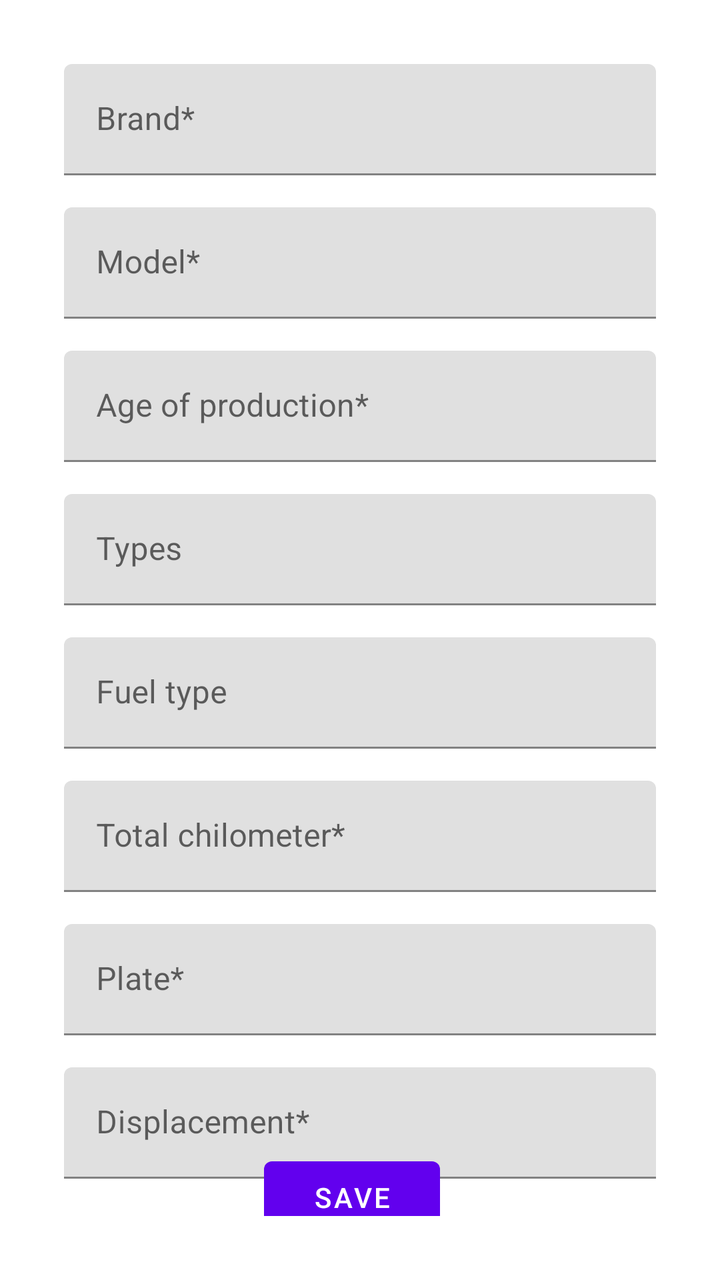
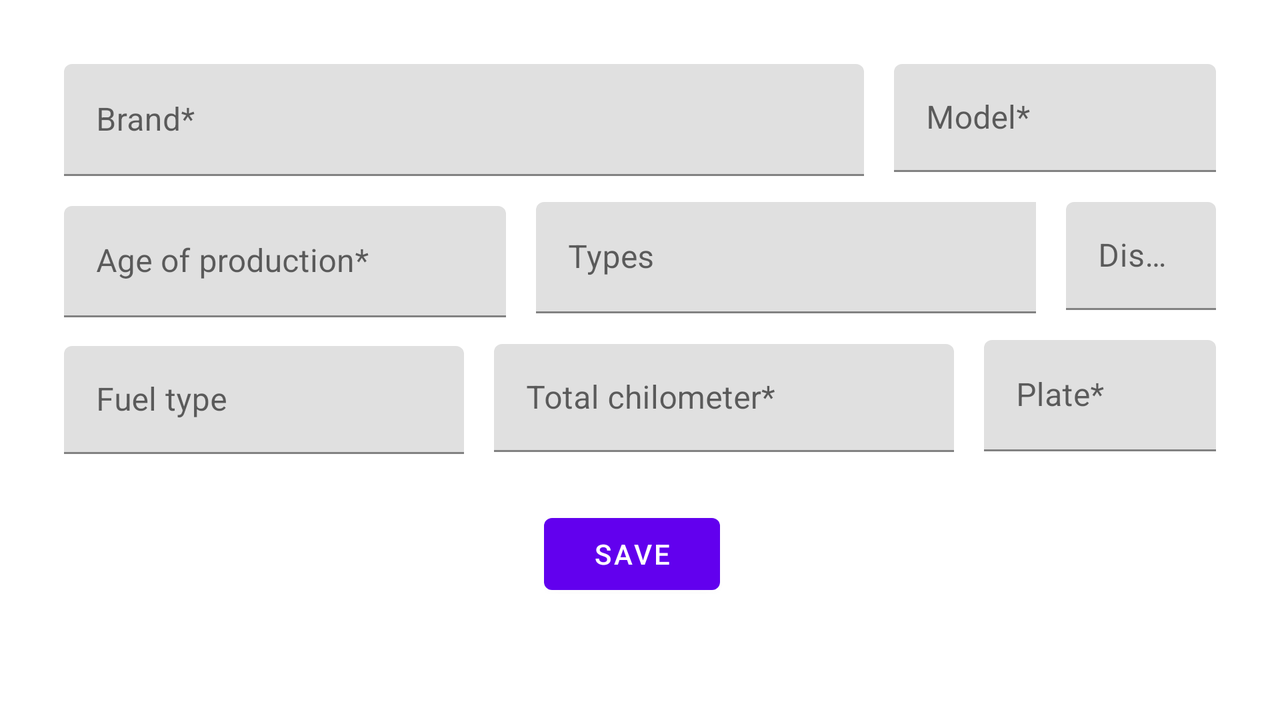

One screen, two layout resources from the same app: the default and the repository's alternative for another configuration. Each is rendered where Android would select it; the XML of both is given below.
<!-- AndroidManifest.xml: application theme Theme.VehichlesList -->
<!-- res/layout/fragment_add_car.xml -->
<?xml version="1.0" encoding="utf-8"?>
<androidx.constraintlayout.widget.ConstraintLayout xmlns:android="http://schemas.android.com/apk/res/android"
    xmlns:app="http://schemas.android.com/apk/res-auto"
    xmlns:tools="http://schemas.android.com/tools"
    android:layout_width="match_parent"
    android:layout_height="match_parent"
    android:layout_margin="16dp"
    android:padding="16dp"
    tools:context=".ui.AddCarsFragment">

    <com.google.android.material.textfield.TextInputLayout
        android:id="@+id/name_label"
        android:layout_width="match_parent"
        android:layout_height="wrap_content"
        android:hint="@string/cars_name"
        app:layout_constraintStart_toStartOf="parent"
        app:layout_constraintTop_toTopOf="parent">

        <com.google.android.material.textfield.TextInputEditText
            android:id="@+id/name_input"
            android:layout_width="match_parent"
            android:layout_height="match_parent"
            android:inputType="textAutoComplete"
            android:singleLine="true" />

    </com.google.android.material.textfield.TextInputLayout>

    <com.google.android.material.textfield.TextInputLayout
        android:id="@+id/model_name"
        android:layout_width="match_parent"
        android:layout_height="wrap_content"
        android:layout_marginTop="16dp"
        android:hint="@string/cars_model"
        app:layout_constraintStart_toStartOf="parent"
        app:layout_constraintTop_toBottomOf="@id/name_label">

        <com.google.android.material.textfield.TextInputEditText
            android:id="@+id/model_input"
            android:layout_width="match_parent"
            android:layout_height="match_parent"
            android:inputType="textAutoComplete" />

    </com.google.android.material.textfield.TextInputLayout>

    <com.google.android.material.textfield.TextInputLayout
        android:id="@+id/age_label"
        android:layout_width="match_parent"
        android:layout_height="wrap_content"
        android:layout_marginTop="16dp"
        android:hint="@string/age"
        app:layout_constraintStart_toStartOf="parent"
        app:layout_constraintTop_toBottomOf="@id/model_name">

        <com.google.android.material.textfield.TextInputEditText
            android:id="@+id/age_input"
            android:layout_width="match_parent"
            android:layout_height="wrap_content"
            android:inputType="number"
            android:maxLines="4" />

    </com.google.android.material.textfield.TextInputLayout>

    <com.google.android.material.textfield.TextInputLayout
        android:id="@+id/type"
        android:layout_width="match_parent"
        android:layout_height="wrap_content"
        android:layout_marginTop="16dp"
        android:hint="@string/type_cars"
        app:layout_constraintStart_toStartOf="parent"
        app:layout_constraintTop_toBottomOf="@id/age_label">

        <com.google.android.material.textfield.TextInputEditText
            android:id="@+id/type_input"
            android:layout_width="match_parent"
            android:layout_height="wrap_content"
            android:inputType="textMultiLine"
            android:maxLines="4" />

    </com.google.android.material.textfield.TextInputLayout>

    <com.google.android.material.textfield.TextInputLayout
        android:id="@+id/fuel"
        android:layout_width="match_parent"
        android:layout_height="wrap_content"
        android:layout_marginTop="16dp"
        android:hint="@string/fuel"
        app:layout_constraintStart_toStartOf="parent"
        app:layout_constraintTop_toBottomOf="@id/type">

        <com.google.android.material.textfield.TextInputEditText
            android:id="@+id/fuel_input"
            android:layout_width="match_parent"
            android:layout_height="wrap_content"
            android:inputType="textMultiLine"
            android:maxLines="4" />

    </com.google.android.material.textfield.TextInputLayout>

    <com.google.android.material.textfield.TextInputLayout
        android:id="@+id/chilometer"
        android:layout_width="match_parent"
        android:layout_height="wrap_content"
        android:layout_marginTop="16dp"
        android:hint="@string/chilometer"
        app:layout_constraintStart_toStartOf="parent"
        app:layout_constraintTop_toBottomOf="@id/fuel">

        <com.google.android.material.textfield.TextInputEditText
            android:id="@+id/chilometer_input"
            android:layout_width="match_parent"
            android:layout_height="wrap_content"
            android:inputType="number"
            android:maxLines="4" />

    </com.google.android.material.textfield.TextInputLayout>

    <com.google.android.material.textfield.TextInputLayout
        android:id="@+id/license_plate"
        android:layout_width="match_parent"
        android:layout_height="wrap_content"
        android:layout_marginTop="16dp"
        android:hint="@string/license_plate"
        app:layout_constraintStart_toStartOf="parent"
        app:layout_constraintTop_toBottomOf="@id/chilometer">

        <com.google.android.material.textfield.TextInputEditText
            android:id="@+id/license_input"
            android:layout_width="match_parent"
            android:layout_height="wrap_content"
            android:inputType="textMultiLine"
            android:maxLines="4" />

    </com.google.android.material.textfield.TextInputLayout>

    <com.google.android.material.textfield.TextInputLayout
        android:id="@+id/displacement"
        android:layout_width="match_parent"
        android:layout_height="wrap_content"
        android:layout_marginTop="16dp"
        android:hint="@string/displacement"
        app:layout_constraintStart_toStartOf="parent"
        app:layout_constraintTop_toBottomOf="@id/license_plate">

        <com.google.android.material.textfield.TextInputEditText
            android:id="@+id/displacement_input"
            android:layout_width="match_parent"
            android:layout_height="wrap_content"
            android:inputType="number"
            android:maxLines="4" />

    </com.google.android.material.textfield.TextInputLayout>

    <LinearLayout
        android:layout_width="wrap_content"
        android:layout_height="wrap_content"
        android:gravity="center"
        android:orientation="horizontal"
        app:layout_constraintBottom_toBottomOf="parent"
        app:layout_constraintEnd_toEndOf="parent"
        app:layout_constraintStart_toStartOf="parent"
        app:layout_constraintTop_toBottomOf="@id/displacement">

        <com.google.android.material.button.MaterialButton
            android:id="@+id/save_btn"
            android:layout_width="wrap_content"
            android:layout_height="wrap_content"
            android:layout_marginEnd="8dp"
            android:text="@string/save" />

        <com.google.android.material.button.MaterialButton
            android:id="@+id/delete_btn"
            android:layout_width="wrap_content"
            android:layout_height="wrap_content"
            android:layout_marginStart="8dp"
            android:text="@string/delete"
            android:visibility="gone" />

    </LinearLayout>

</androidx.constraintlayout.widget.ConstraintLayout>
<!-- resources referenced by this layout -->
<resources>
  <string name="age">Age of production*</string>
  <string name="cars_model">Model*</string>
  <string name="cars_name">Brand*</string>
  <string name="chilometer">Total chilometer* </string>
  <string name="delete">Delete</string>
  <string name="displacement">Displacement* </string>
  <string name="fuel">Fuel type </string>
  <string name="license_plate">Plate* </string>
  <string name="save">Save</string>
  <string name="type_cars">Types</string>
  <style name="Theme.VehichlesList" parent="Theme.MaterialComponents.DayNight.DarkActionBar">
          
          <item name="colorPrimary">@color/purple_500</item>
          <item name="colorPrimaryVariant">@color/purple_700</item>
          <item name="colorOnPrimary">@color/white</item>
          
          <item name="colorSecondary">@color/teal_200</item>
          <item name="colorSecondaryVariant">@color/teal_700</item>
          <item name="colorOnSecondary">@color/black</item>
          
          <item name="android:statusBarColor">?attr/colorPrimaryVariant</item>
          
      </style>
</resources>
<!-- res/layout-land/fragment_add_car.xml (the repository's variant of the layout above) -->
<!-- drawn on the phone turned sideways -->
<?xml version="1.0" encoding="utf-8"?>
<ScrollView xmlns:app="http://schemas.android.com/apk/res-auto"
    xmlns:tools="http://schemas.android.com/tools"
    android:layout_width="match_parent"
    android:layout_height="match_parent"
    xmlns:android="http://schemas.android.com/apk/res/android">
<androidx.constraintlayout.widget.ConstraintLayout
    android:layout_width="match_parent"
    android:layout_height="match_parent"
    android:layout_margin="16dp"
    android:padding="16dp"
    tools:context=".ui.AddCarsFragment">

    <com.google.android.material.textfield.TextInputLayout
        android:id="@+id/name_label"
        android:layout_width="400dp"
        android:layout_height="56dp"
        android:hint="@string/cars_name"
        app:layout_constraintStart_toStartOf="parent"
        app:layout_constraintTop_toTopOf="parent">

        <com.google.android.material.textfield.TextInputEditText
            android:id="@+id/name_input"
            android:layout_width="match_parent"
            android:layout_height="match_parent"
            android:inputType="textAutoComplete"
            android:maxLines="1"
            android:singleLine="true" />

    </com.google.android.material.textfield.TextInputLayout>

    <com.google.android.material.textfield.TextInputLayout
        android:id="@+id/model_name"
        android:layout_width="0dp"
        android:layout_height="54dp"
        android:layout_marginStart="15dp"
        android:hint="@string/cars_model"
        app:layout_constraintEnd_toEndOf="parent"
        app:layout_constraintStart_toEndOf="@+id/name_label"
        app:layout_constraintTop_toTopOf="parent">

        <com.google.android.material.textfield.TextInputEditText
            android:id="@+id/model_input"
            android:layout_width="match_parent"
            android:layout_height="match_parent"
            android:inputType="textAutoComplete"
            android:maxLines="1" />

    </com.google.android.material.textfield.TextInputLayout>

    <com.google.android.material.textfield.TextInputLayout
        android:id="@+id/age_label"
        android:layout_width="221dp"
        android:layout_height="56dp"
        android:layout_marginTop="15dp"
        android:hint="@string/age"
        app:layout_constraintStart_toStartOf="parent"
        app:layout_constraintTop_toBottomOf="@+id/name_label">

        <com.google.android.material.textfield.TextInputEditText
            android:id="@+id/age_input"
            android:layout_width="match_parent"
            android:layout_height="wrap_content"
            android:inputType="number"
            android:maxLength="4"
            android:maxLines="1" />

    </com.google.android.material.textfield.TextInputLayout>

    <com.google.android.material.textfield.TextInputLayout
        android:id="@+id/type"
        android:layout_width="250dp"
        android:layout_height="56dp"
        android:layout_marginStart="15dp"
        android:layout_marginTop="15dp"
        android:hint="@string/type_cars"
        app:layout_constraintStart_toEndOf="@+id/age_label"
        app:layout_constraintTop_toBottomOf="@+id/model_name">

        <com.google.android.material.textfield.TextInputEditText
            android:id="@+id/type_input"
            android:layout_width="316dp"
            android:layout_height="wrap_content"
            android:inputType="textMultiLine"
            android:maxLines="1" />

    </com.google.android.material.textfield.TextInputLayout>

    <com.google.android.material.textfield.TextInputLayout
        android:id="@+id/fuel"
        android:layout_width="200dp"
        android:layout_height="54dp"
        android:layout_marginTop="16dp"
        android:hint="@string/fuel"
        app:layout_constraintStart_toStartOf="parent"
        app:layout_constraintTop_toBottomOf="@id/type">

        <com.google.android.material.textfield.TextInputEditText
            android:id="@+id/fuel_input"
            android:layout_width="match_parent"
            android:layout_height="wrap_content"
            android:inputType="textMultiLine"
            android:maxLines="1" />

    </com.google.android.material.textfield.TextInputLayout>

    <com.google.android.material.textfield.TextInputLayout
        android:id="@+id/chilometer"
        android:layout_width="230dp"
        android:layout_height="54dp"
        android:layout_marginStart="15dp"
        android:layout_marginTop="15dp"
        android:hint="@string/chilometer"
        app:layout_constraintStart_toEndOf="@+id/fuel"
        app:layout_constraintTop_toBottomOf="@+id/type">

        <com.google.android.material.textfield.TextInputEditText
            android:id="@+id/chilometer_input"
            android:layout_width="match_parent"
            android:layout_height="wrap_content"
            android:inputType="number"
            android:maxLines="1" />

    </com.google.android.material.textfield.TextInputLayout>

    <com.google.android.material.textfield.TextInputLayout
        android:id="@+id/license_plate"
        android:layout_width="0dp"
        android:layout_height="56dp"
        android:layout_marginStart="15dp"
        android:layout_marginTop="15dp"
        android:hint="@string/license_plate"
        app:layout_constraintEnd_toEndOf="parent"
        app:layout_constraintStart_toEndOf="@+id/chilometer"
        app:layout_constraintTop_toBottomOf="@+id/displacement">

        <com.google.android.material.textfield.TextInputEditText
            android:id="@+id/license_input"
            android:layout_width="match_parent"
            android:layout_height="wrap_content"
            android:inputType="textMultiLine"
            android:maxLength="7"
            android:maxLines="1" />

    </com.google.android.material.textfield.TextInputLayout>

    <com.google.android.material.textfield.TextInputLayout
        android:id="@+id/displacement"
        android:layout_width="0dp"
        android:layout_height="54dp"
        android:layout_marginStart="15dp"
        android:layout_marginTop="15dp"
        android:hint="@string/displacement"
        app:layout_constraintEnd_toEndOf="parent"
        app:layout_constraintStart_toEndOf="@+id/type"
        app:layout_constraintTop_toBottomOf="@+id/model_name">

        <com.google.android.material.textfield.TextInputEditText
            android:id="@+id/displacement_input"
            android:layout_width="match_parent"
            android:layout_height="wrap_content"
            android:inputType="number"
            android:maxLines="1" />

    </com.google.android.material.textfield.TextInputLayout>

    <LinearLayout
        android:layout_width="wrap_content"
        android:layout_height="wrap_content"
        android:layout_marginTop="15dp"
        android:gravity="center"
        android:orientation="horizontal"
        app:layout_constraintBottom_toBottomOf="parent"
        app:layout_constraintEnd_toEndOf="parent"
        app:layout_constraintStart_toStartOf="parent"
        app:layout_constraintTop_toBottomOf="@+id/license_plate">

        <com.google.android.material.button.MaterialButton
            android:id="@+id/save_btn"
            android:layout_width="wrap_content"
            android:layout_height="wrap_content"
            android:layout_marginTop="8dp"
            android:layout_marginEnd="8dp"
            android:text="@string/save" />

    </LinearLayout>
</androidx.constraintlayout.widget.ConstraintLayout>
</ScrollView>
<!-- resources referenced by the variant -->
<!-- as the phone turned sideways resolves them -->
<resources>
  <string name="age">Age of production*</string>
  <string name="cars_model">Model*</string>
  <string name="cars_name">Brand*</string>
  <string name="chilometer">Total chilometer* </string>
  <string name="displacement">Displacement* </string>
  <string name="fuel">Fuel type </string>
  <string name="license_plate">Plate* </string>
  <string name="save">Save</string>
  <string name="type_cars">Types</string>
  <style name="Theme.VehichlesList" parent="Theme.MaterialComponents.DayNight.DarkActionBar">
          
          <item name="colorPrimary">@color/purple_500</item>
          <item name="colorPrimaryVariant">@color/purple_700</item>
          <item name="colorOnPrimary">@color/white</item>
          
          <item name="colorSecondary">@color/teal_200</item>
          <item name="colorSecondaryVariant">@color/teal_700</item>
          <item name="colorOnSecondary">@color/black</item>
          
          <item name="android:statusBarColor">?attr/colorPrimaryVariant</item>
          
      </style>
</resources>
